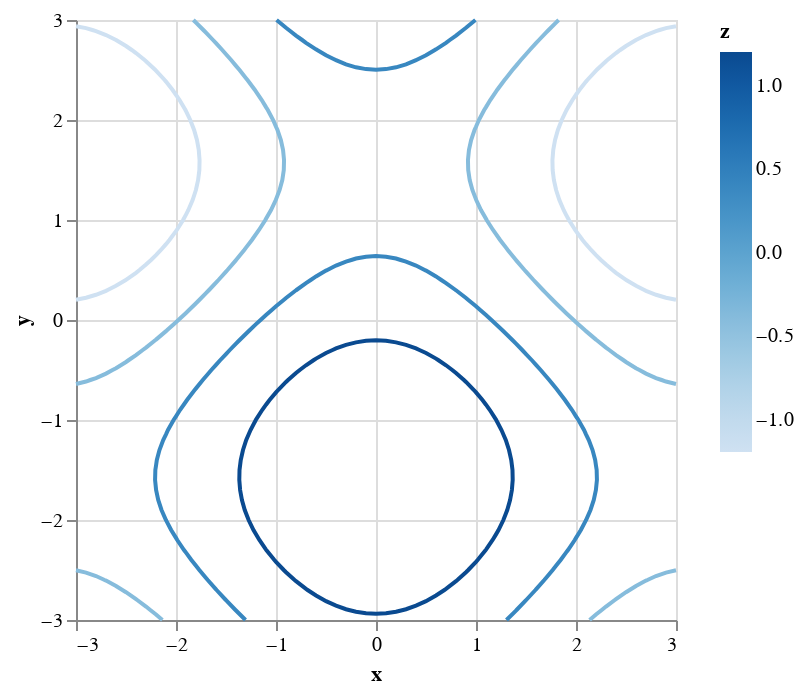

Notebook code cell kept with this figure:
### Code cell
f(x,y) = cos(x) - sin(y)
lim = 3
y = -lim:0.1:lim
x = -lim:0.1:lim
p = QuickVega.contourplot(f,x,y,4)

### Figure 1 — Vega-Lite specification as saved in the notebook (floating-point values rounded to 4 significant figures; data arrays with more than 128 entries replaced by an {"elided": "..."} marker saying what was removed)
{"data": {"values": {"elided": "543 records"}}, "encoding": {"color": {"field": "z", "type": "quantitative"}, "detail": {"field": "group", "type": "quantitative"}, "order": {"field": "row", "type": "quantitative"}, "x": {"field": "x", "type": "quantitative"}, "y": {"field": "y", "type": "quantitative"}}, "mark": "line"}
